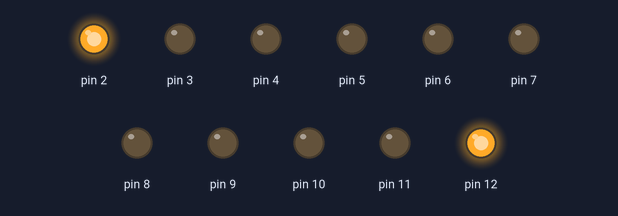
The sketch below on a simulated Arduino Uno, built with avr-gcc and run on an emulated ATmega328P. On the bench: output pins drawn as LEDs (lit = HIGH).

Above: at 0.2 s.
At 0.7 s:
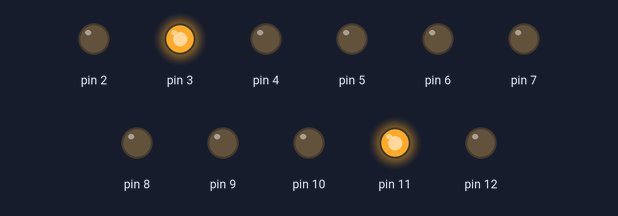
At 2.2 s:
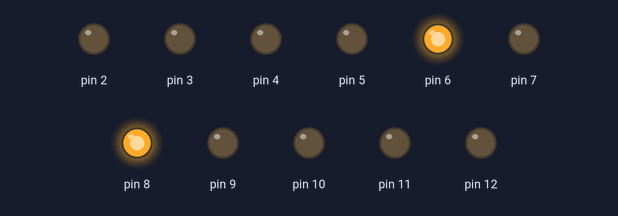
At 3.7 s:
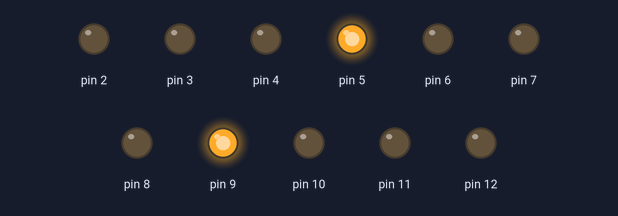
At 5.7 s:
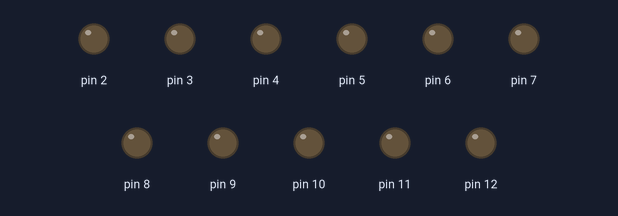
At 7.2 s:
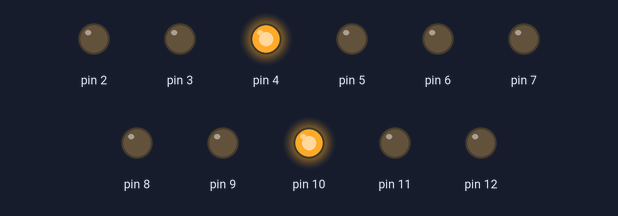
Timing chart, 0 to 7.8 s (numbered marks = the images above):
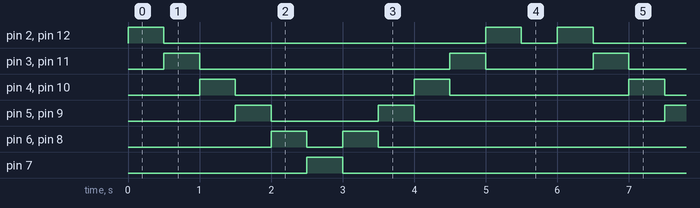

Measured:
- by itself, pin 2, pin 12: repeats every 6.0 s: LOW 4.5 s, HIGH 0.50 s, LOW 0.50 s, HIGH 0.50 s
- by itself, pin 3, pin 11: repeats every 6.0 s: LOW 3.5 s, HIGH 0.50 s, LOW 1.5 s, HIGH 0.50 s
- by itself, pin 4, pin 10: alternates HIGH for 0.50 s and LOW for 2.5 s
- by itself, pin 5, pin 9: repeats every 6.0 s: LOW 1.5 s, HIGH 0.50 s, LOW 3.5 s, HIGH 0.50 s
- by itself, pin 6, pin 8: repeats every 6.0 s: LOW 0.50 s, HIGH 0.50 s, LOW 4.5 s, HIGH 0.50 s
- by itself, pin 7: alternates HIGH for 0.50 s and LOW for 5.5 s

The sketch:

Lab_Exercise_1.2.ino
```cpp
// C++ code
//
void setup()
{

   pinMode(2, OUTPUT);
  pinMode(3, OUTPUT);
  pinMode(4, OUTPUT);
  pinMode(5, OUTPUT);
  pinMode(6, OUTPUT);
  pinMode(7, OUTPUT);
  pinMode(8, OUTPUT);
  pinMode(9, OUTPUT);
  pinMode(10, OUTPUT);
  pinMode(11, OUTPUT);
   pinMode(12, OUTPUT);
}

void loop()
{

   digitalWrite(2, HIGH);
  digitalWrite(12, HIGH);
  delay(500);
  digitalWrite(2, LOW);
  digitalWrite(12, LOW);

  digitalWrite(3, HIGH);
  digitalWrite(11, HIGH);
  delay(500);
  digitalWrite(3, LOW);
  digitalWrite(11, LOW);

  digitalWrite(4, HIGH);
  digitalWrite(10, HIGH);
  delay(500);
  digitalWrite(4, LOW);
  digitalWrite(10, LOW);

  digitalWrite(5, HIGH);
  digitalWrite(9, HIGH);
  delay(500);
  digitalWrite(5, LOW);
  digitalWrite(9, LOW);

  digitalWrite(6, HIGH);
  digitalWrite(8, HIGH);
  delay(500);
  digitalWrite(6, LOW);
  digitalWrite(8, LOW);


  digitalWrite(7, HIGH);
  delay(500);


  digitalWrite(7, LOW);


  digitalWrite(6, HIGH);
  digitalWrite(8, HIGH);
  delay(500);
  digitalWrite(6, LOW);
  digitalWrite(8, LOW);

  digitalWrite(5, HIGH);
  digitalWrite(9, HIGH);
  delay(500);
  digitalWrite(5, LOW);
  digitalWrite(9, LOW);

  digitalWrite(4, HIGH);
  digitalWrite(10, HIGH);
  delay(500);
  digitalWrite(4, LOW);
  digitalWrite(10, LOW);

  digitalWrite(3, HIGH);
  digitalWrite(11, HIGH);
  delay(500);
  digitalWrite(3, LOW);
  digitalWrite(11, LOW);

  digitalWrite(2, HIGH);
  digitalWrite(12, HIGH);
  delay(500);
  digitalWrite(2, LOW);
  digitalWrite(12, LOW);

  delay(500);

}
```
